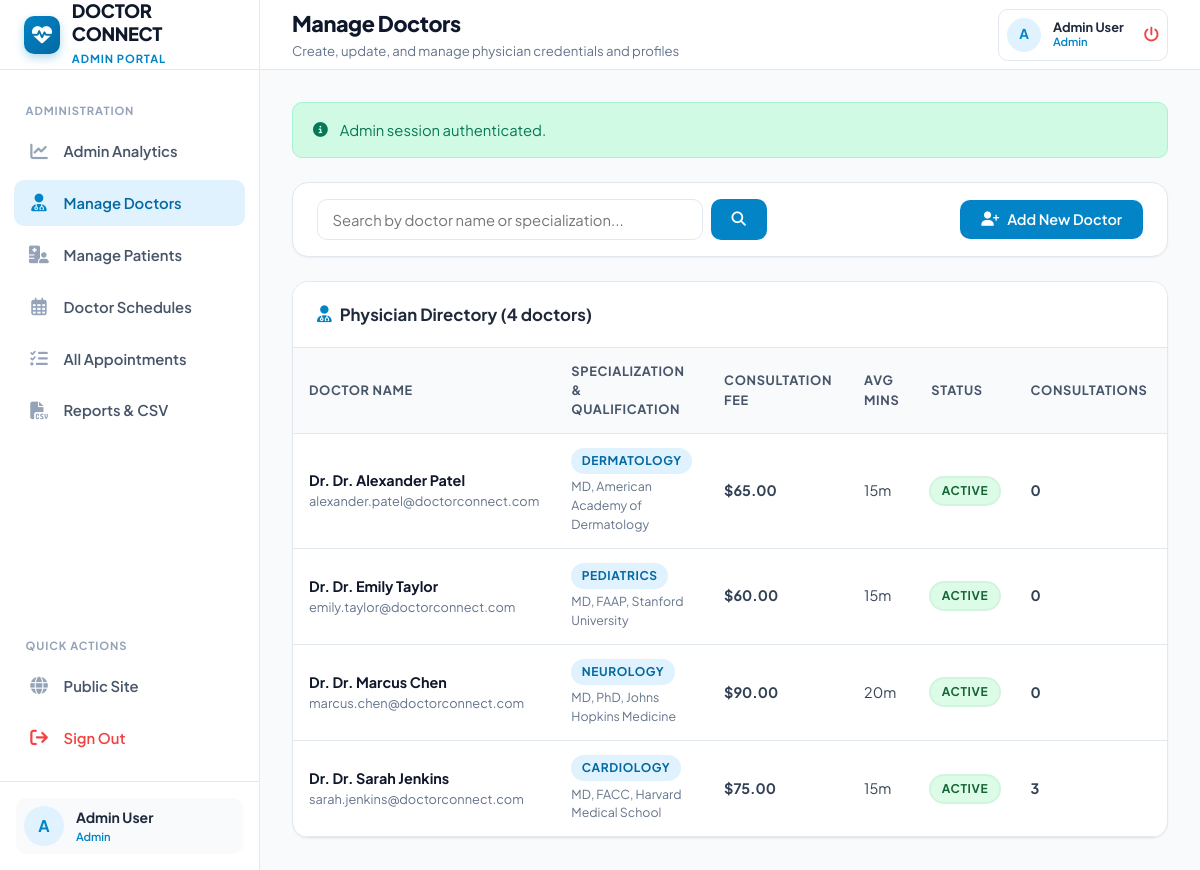
Page /admin/doctors.php (signed in) on the committed database.
### tables this page shows
CREATE TABLE `doctors` (
  `id` INT AUTO_INCREMENT PRIMARY KEY,
  `user_id` INT NOT NULL UNIQUE,
  `specialization` VARCHAR(100) NOT NULL,
  `qualification` VARCHAR(100) NOT NULL,
  `experience_years` INT NOT NULL DEFAULT 5,
  `consultation_fee` DECIMAL(10,2) NOT NULL DEFAULT 500.00,
  `avg_consultation_time` INT NOT NULL DEFAULT 15 COMMENT 'in minutes',
  `bio` TEXT NULL,
  `room_number` VARCHAR(50) DEFAULT 'Room 101',
  `status` ENUM('active', 'inactive') NOT NULL DEFAULT 'active',
  `created_at` TIMESTAMP DEFAULT CURRENT_TIMESTAMP,
  `updated_at` TIMESTAMP DEFAULT CURRENT_TIMESTAMP ON UPDATE CURRENT_TIMESTAMP,
  CONSTRAINT `fk_doctors_user` FOREIGN KEY (`user_id`) REFERENCES `users` (`id`) ON DELETE CASCADE
);

CREATE TABLE `users` (
  `id` INT AUTO_INCREMENT PRIMARY KEY,
  `name` VARCHAR(100) NOT NULL,
  `email` VARCHAR(150) NOT NULL UNIQUE,
  `password` VARCHAR(255) NOT NULL,
  `role` ENUM('patient', 'doctor', 'admin') NOT NULL DEFAULT 'patient',
  `phone` VARCHAR(30) NULL,
  `gender` ENUM('male', 'female', 'other') DEFAULT 'male',
  `date_of_birth` DATE NULL,
  `blood_group` VARCHAR(10) NULL,
  `address` TEXT NULL,
  `profile_image` VARCHAR(255) NULL,
  `created_at` TIMESTAMP DEFAULT CURRENT_TIMESTAMP,
  `updated_at` TIMESTAMP DEFAULT CURRENT_TIMESTAMP ON UPDATE CURRENT_TIMESTAMP,
  INDEX `idx_user_role` (`role`),
  INDEX `idx_user_email` (`email`)
);

### includes/functions.php (called while the page is built, shortened)
<?php
function sanitize_input(?string $data): string
{
    return htmlspecialchars(trim($data), ENT_QUOTES, 'UTF-8');
}
function e(?string $data): string
{
    return htmlspecialchars((string) ($data ?? ''), ENT_QUOTES, 'UTF-8');
}

### admin/doctors.php (the view, shortened to what this page needs)
<?php
$pdo = get_db_connection();
$action = sanitize_input($_GET['action'] ?? 'list');
$id = isset($_GET['id']) ? (int)$_GET['id'] : 0;
$editData = null;
$search = sanitize_input($_GET['search'] ?? '');
$listSql = "SELECT d.*, u.name, u.email, u.phone,
    (SELECT COUNT(*) FROM appointments WHERE doctor_id = d.id) AS total_consultations
    FROM doctors d
    JOIN users u ON d.user_id = u.id";
$params = [];
$listSql .= " ORDER BY u.name ASC";
$stmt = $pdo->prepare($listSql);
$stmt->execute($params);
$doctorsList = $stmt->fetchAll();
require_once __DIR__ . '/../includes/header.php';
?>
<?php if ($action === 'add' || $action === 'edit'): ?>
    <div style="max-width: 850px; margin: 0 auto;">
        <div class="card">
            <div class="card-header">
                <div class="card-title">
                    <i class="fa-solid fa-user-doctor" style="color: var(--primary);"></i>
                    <?= $action === 'add' ? 'Register New Doctor' : 'Edit Physician Profile: Dr. ' . e($editData['name'] ?? ''); ?>
                </div>
                <a href="doctors.php" class="btn btn-secondary btn-sm">Cancel & Return</a>
            </div>
            <div class="card-body">
                <form method="POST" action="doctors.php?action=<?= $action; ?><?= $id ? '&id=' . $id : ''; ?>">
                    <?= csrf_field(); ?>
                    <input type="hidden" name="form_action" value="<?= $action; ?>">
                    <div class="form-row">
                        <div class="form-group">
                            <label for="name" class="form-label">Doctor Name <span style="color:var(--danger)">*</span></label>
                            <input type="text" id="name" name="name" class="form-control"
                                value="<?= e($editData['name'] ?? ''); ?>" placeholder="e.g. Sarah Jenkins" required>
                        </div>
                        <div class="form-group">
                            <label for="email" class="form-label">Login Email <span style="color:var(--danger)">*</span></label>
                            <input type="email" id="email" name="email" class="form-control"
                                value="<?= e($editData['email'] ?? ''); ?>" placeholder="doctor@doctorconnect.com" required>
                        </div>
                    </div>
                    <div class="form-row">
                        <div class="form-group">
                            <label for="password" class="form-label">
                                Password <?= $action === 'edit' ? '<small style="color:var(--slate-400)">(Leave blank to keep current)</small>' : '<span style="color:var(--danger)">*</span>'; ?>
                            </label>
                            <input type="password" id="password" name="password" class="form-control"
                                placeholder="<?= $action === 'edit' ? '••••••••' : 'Minimum 6 chars (default: Doctor@123)'; ?>" <?= $action === 'add' ? 'required' : ''; ?>>
                        </div>
                        <div class="form-group">
                            <label for="phone" class="form-label">Contact Phone</label>
                            <input type="text" id="phone" name="phone" class="form-control"
                                value="<?= e($editData['phone'] ?? ''); ?>" placeholder="+1 555-0123">
                        </div>
                    </div>
                    <div class="form-row">
                        <div class="form-group">
                            <label for="specialization" class="form-label">Specialization <span style="color:var(--danger)">*</span></label>
                            <input type="text" id="specialization" name="specialization" class="form-control"
                                value="<?= e($editData['specialization'] ?? ''); ?>" placeholder="e.g. Cardiology, Neurology..." required>
                        </div>
                        <div class="form-group">
                            <label for="qualification" class="form-label">Qualifications</label>
                            <input type="text" id="qualification" name="qualification" class="form-control"
                                value="<?= e($editData['qualification'] ?? ''); ?>" placeholder="e.g. MD, FACC, Harvard Medical" required>
                        </div>
                    </div>
                    <div class="form-row">
                        <div class="form-group">
                            <label for="experience_years" class="form-label">Years of Experience</label>
                            <input type="number" id="experience_years" name="experience_years" class="form-control"
                                value="<?= (int)($editData['experience_years'] ?? 5); ?>" min="0">
                        </div>
                        <div class="form-group">
                            <label for="consultation_fee" class="form-label">Consultation Fee ($ USD)</label>
                            <input type="number" step="0.01" id="consultation_fee" name="consultation_fee" class="form-control"
                                value="<?= number_format($editData['consultation_fee'] ?? 50.00, 2, '.', ''); ?>" required>
                        </div>
                        <div class="form-group">
                            <label for="avg_consultation_time" class="form-label">Avg Duration (Mins)</label>
                            <input type="number" id="avg_consultation_time" name="avg_consultation_time" class="form-control"
                                value="<?= (int)($editData['avg_consultation_time'] ?? 15); ?>" min="5" max="60" required>
                        </div>
                    </div>
                    <div class="form-row">
                        <div class="form-group">
                            <label for="room_number" class="form-label">Room / Desk</label>
                            <input type="text" id="room_number" name="room_number" class="form-control"
                                value="<?= e($editData['room_number'] ?? 'Room 101'); ?>">
                        </div>
                        <div class="form-group">
                            <label for="status" class="form-label">Status</label>
                            <select id="status" name="status" class="form-select">
                                <option value="active" <?= ($editData['status'] ?? 'active') === 'active' ? 'selected' : ''; ?>>Active</option>
                                <option value="inactive" <?= ($editData['status'] ?? '') === 'inactive' ? 'selected' : ''; ?>>Inactive</option>
                            </select>
                        </div>
                    </div>
                    <div class="form-group">
                        <label for="bio" class="form-label">Physician Biography</label>
                        <textarea id="bio" name="bio" class="form-control" rows="3"><?= e($editData['bio'] ?? ''); ?></textarea>
                    </div>
                    <button type="submit" class="btn btn-primary btn-lg" style="width: 100%; justify-content: center;">
                        <i class="fa-solid fa-floppy-disk"></i> <?= $action === 'add' ? 'Create Doctor Profile' : 'Save Changes'; ?>
                    </button>
                </form>
            </div>
        </div>
    </div>
<?php else: ?>
    <div class="card" style="margin-bottom: 1.5rem;">
        <div class="card-body" style="padding: 1rem 1.5rem;">
            <div style="display: flex; justify-content: space-between; align-items: center; flex-wrap: wrap; gap: 1rem;">
                <form method="GET" action="doctors.php" style="display: flex; gap: 0.5rem; flex: 1; max-width: 450px;">
                    <input type="text" name="search" class="form-control" placeholder="Search by doctor name or specialization..." value="<?= e($search); ?>">
                    <button type="submit" class="btn btn-primary"><i class="fa-solid fa-magnifying-glass"></i></button>
                </form>
                <a href="doctors.php?action=add" class="btn btn-primary">
                    <i class="fa-solid fa-user-plus"></i> Add New Doctor
                </a>
            </div>
        </div>
    </div>
    <div class="card">
        <div class="card-header">
            <div class="card-title">
                <i class="fa-solid fa-user-doctor" style="color: var(--primary);"></i>
                Physician Directory (<?= count($doctorsList); ?> doctors)
            </div>
        </div>
        <div class="table-responsive">
            <table class="table">
                <thead>
                    <tr>
                        <th>Doctor Name</th>
                        <th>Specialization & Qualification</th>
                        <th>Consultation Fee</th>
                        <th>Avg Mins</th>
                        <th>Status</th>
                        <th>Consultations</th>
                        <th>Actions</th>
                    </tr>
                </thead>
                <tbody>
                    <?php if (empty($doctorsList)): ?>
                        <tr><td colspan="7" style="text-align: center; padding: 2.5rem; color: var(--slate-400);">No doctors found.</td></tr>
                    <?php else: ?>
                        <?php foreach ($doctorsList as $doc): ?>
                            <tr>
                                <td>
                                    <div style="font-weight: 700; color: var(--slate-900);">Dr. <?= e($doc['name']); ?></div>
                                    <div style="font-size: 0.8rem; color: var(--slate-500);"><?= e($doc['email']); ?></div>
                                </td>
                                <td>
                                    <span class="badge" style="background: var(--primary-light); color: var(--primary-dark);">
                                        <?= e($doc['specialization']); ?>
                                    </span>
                                    <div style="font-size: 0.775rem; color: var(--slate-500); margin-top: 0.2rem;"><?= e($doc['qualification']); ?></div>
                                </td>
                                <td><strong>$<?= number_format($doc['consultation_fee'], 2); ?></strong></td>
                                <td><?= (int)$doc['avg_consultation_time']; ?>m</td>
                                <td>
                                    <span class="badge badge-<?= $doc['status'] === 'active' ? 'serving' : 'cancelled'; ?>">
                                        <?= ucfirst(e($doc['status'])); ?>
                                    </span>
                                </td>
                                <td><strong><?= (int)$doc['total_consultations']; ?></strong></td>
                                <td>
                                </td>
                            </tr>
                        <?php endforeach; ?>
                    <?php endif; ?>
                </tbody>
            </table>
        </div>
    </div>
<?php endif; ?>
<?php require_once __DIR__ . '/../includes/footer.php'; ?>

### assets/css/style.css (style rules this page uses)
:root { --primary: #0284c7; --primary-dark: #0369a1; --primary-light: #e0f2fe; --primary-subtle: #f0f9ff; --primary-gradient: linear-gradient(135deg, #0284c7 0%, #0369a1 100%); --primary-accent: #38bdf8; --success: #10b981; --success-light: #d1fae5; --success-dark: #047857; --warning: #f59e0b; --warning-light: #fef3c7; --warning-dark: #b45309; --danger: #ef4444; --danger-light: #fee2e2; --danger-dark: #b91c1c; --info: #3b82f6; --info-light: #dbeafe; --slate-900: #0f172a; --slate-800: #1e293b; --slate-700: #334155; --slate-600: #475569; --slate-500: #64748b; --slate-400: #94a3b8; --slate-300: #cbd5e1; --slate-200: #e2e8f0; --slate-100: #f1f5f9; --slate-50: #f8fafc; --bg-main: #f8fafc; --card-bg: #ffffff; --border-color: #e2e8f0; --text-main: #1e293b; --text-muted: #64748b; --sidebar-width: 260px; --header-height: 70px; --radius-sm: 6px; --radius-md: 10px; --radius-lg: 16px; --radius-full: 9999px; --shadow-sm: 0 1px 2px 0 rgba(0, 0, 0, 0.05); --shadow-md: 0 4px 6px -1px rgba(0, 0, 0, 0.08), 0 2px 4px -2px rgba(0, 0, 0, 0.05); --shadow-lg: 0 10px 15px -3px rgba(0, 0, 0, 0.08), 0 4px 6px -4px rgba(0, 0, 0, 0.04); --shadow-xl: 0 20px 25px -5px rgba(0, 0, 0, 0.1), 0 8px 10px -6px rgba(0, 0, 0, 0.05); --transition: all 0.2s cubic-bezier(0.4, 0, 0.2, 1); }
*, *::before, *::after { box-sizing: border-box; margin: 0; padding: 0; }
body { font-family: 'Plus Jakarta Sans', system-ui, -apple-system, sans-serif; background-color: var(--bg-main); color: var(--text-main); line-height: 1.5; -webkit-font-smoothing: antialiased; }
a { color: var(--primary); text-decoration: none; transition: var(--transition); }
.card { background: var(--card-bg); border: 1px solid var(--border-color); border-radius: var(--radius-lg); box-shadow: var(--shadow-sm); overflow: hidden; transition: var(--transition); }
.card-header { padding: 1.25rem 1.5rem; border-bottom: 1px solid var(--border-color); display: flex; align-items: center; justify-content: space-between; background: #ffffff; }
.card-title { font-size: 1.05rem; font-weight: 700; color: var(--slate-800); display: flex; align-items: center; gap: 0.5rem; }
.card-body { padding: 1.5rem; }
.btn { display: inline-flex; align-items: center; gap: 0.5rem; font-family: inherit; font-weight: 600; font-size: 0.9rem; padding: 0.625rem 1.25rem; border-radius: var(--radius-md); border: 1px solid transparent; cursor: pointer; transition: var(--transition); text-align: center; line-height: 1.2; }
.btn-primary { background: var(--primary); color: #ffffff; }
.form-control, .form-select { width: 100%; padding: 0.65rem 0.9rem; font-family: inherit; font-size: 0.925rem; color: var(--slate-800); background-color: #ffffff; border: 1px solid var(--border-color); border-radius: var(--radius-md); outline: none; transition: var(--transition); }
.badge { display: inline-flex; align-items: center; gap: 0.35rem; padding: 0.25rem 0.65rem; border-radius: var(--radius-full); font-size: 0.75rem; font-weight: 700; text-transform: uppercase; letter-spacing: 0.05em; }
.badge-serving { background: #dcfce7; color: #166534; box-shadow: 0 0 0 2px rgba(34, 197, 94, 0.2); }
.table-responsive { width: 100%; overflow-x: auto; }
.table { width: 100%; border-collapse: collapse; font-size: 0.9rem; text-align: left; }
.table th { background: var(--slate-50); padding: 0.85rem 1rem; font-weight: 700; color: var(--slate-600); border-bottom: 1px solid var(--border-color); font-size: 0.8rem; text-transform: uppercase; letter-spacing: 0.05em; }
.table td { padding: 0.9rem 1rem; border-bottom: 1px solid var(--border-color); color: var(--slate-700); vertical-align: middle; }

### rows in the picture
doctors: user.name "Dr. Alexander Patel", user.email "alexander.patel@doctorconnect.com", specialization "DERMATOLOGY", qualification "MD, American Academy of Dermatology", consultation_fee "65.00", avg_consultation_time "15", status "ACTIVE", total_consultations "0"
doctors: user.name "Dr. Emily Taylor", user.email "emily.taylor@doctorconnect.com", specialization "PEDIATRICS", qualification "MD, FAAP, Stanford University", consultation_fee "60.00", avg_consultation_time "15", status "ACTIVE", total_consultations "0"
doctors: user.name "Dr. Marcus Chen", user.email "marcus.chen@doctorconnect.com", specialization "NEUROLOGY", qualification "MD, PhD, Johns Hopkins Medicine", consultation_fee "90.00", avg_consultation_time "20", status "ACTIVE", total_consultations "0"
doctors: user.name "Dr. Sarah Jenkins", user.email "sarah.jenkins@doctorconnect.com", specialization "CARDIOLOGY", qualification "MD, FACC, Harvard Medical School", consultation_fee "75.00", avg_consultation_time "15", status "ACTIVE", total_consultations "3"

### other values in the picture
$currentRole "ADMIN"
substr($currentUser['name'] ?? 'U', 0, 1) "A"
$currentUser['name'] "Admin User"
$currentRole "Admin"
$pageTitle "Manage Doctors"
$pageSubtitle "Create, update, and manage physician credentials and profiles"
$currentUser['role'] "Admin"
$flash['message'] "Admin session authenticated."
count($doctorsList) "4"
